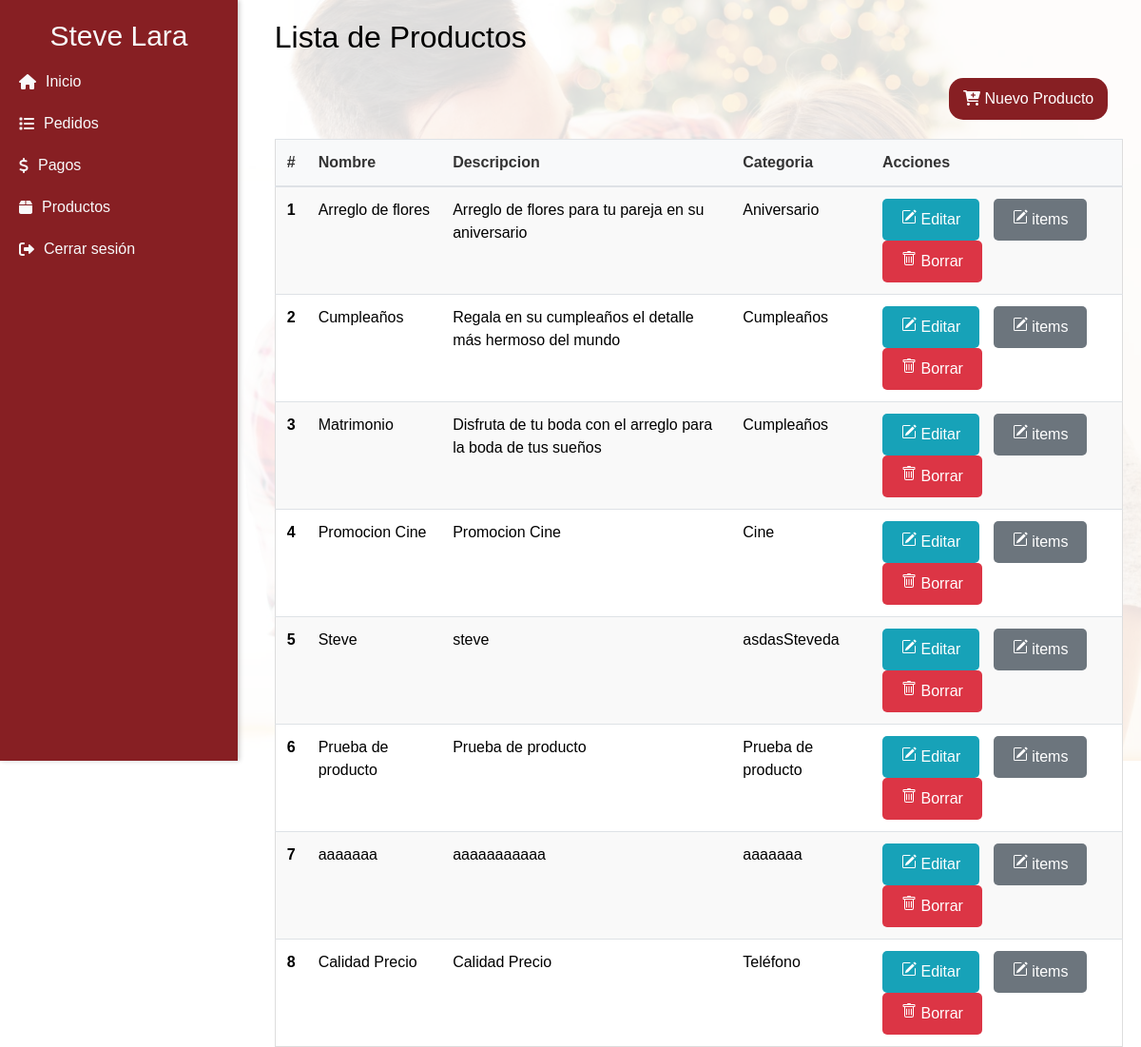
The app's page /productos (signed in), older data.
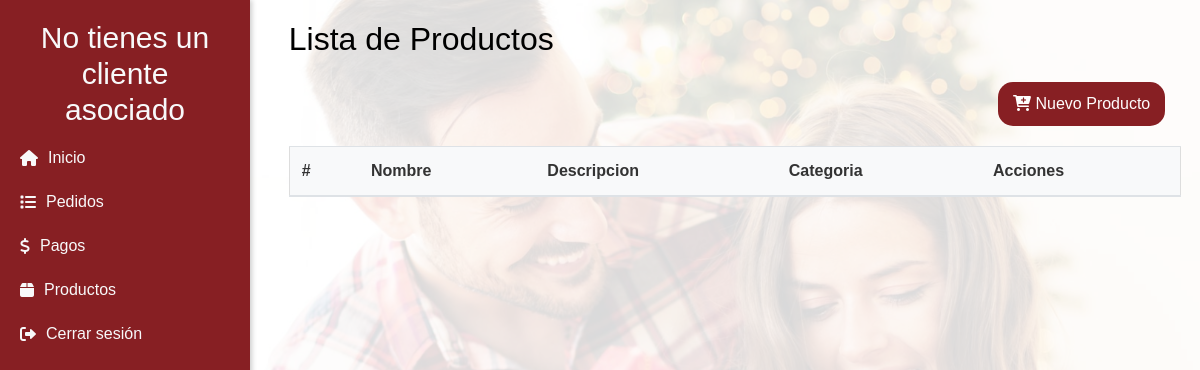
The same page, newer data.
### pedidos/models.py (models this page shows, shortened)
class Cliente(models.Model):
    nombre = models.CharField(max_length=50)
    cedula = models.CharField(max_length=10)
    email = models.EmailField()
    telefono = models.CharField(max_length=10)
    ciudad = models.CharField(max_length=30)
    direccion = models.TextField(max_length=200)
    user = models.OneToOneField(User, related_name='cliente', on_delete=models.CASCADE, null=True, blank=True, unique=True)
    class Meta:
        db_table = 'cliente'

class Producto(models.Model):
    nombre = models.CharField(max_length=50)
    descripcion = models.TextField(max_length=200)
    imagen = models.ImageField(upload_to='productos/', default='productos/producto-default.jpg' , null=True, blank=True)
    categoria = models.CharField(max_length=100)
    precio_base = models.DecimalField(max_digits=10, decimal_places=2, default=0.0, blank=True, null=True)

### pedidos/views.py (the view)
# urls.py: path('productos', productos, name='productos'),                                                     #Visualizar
@staff_member_required
def productos(request):
    productos = Producto.objects.all()
    contenido = {
        'productos': productos,
        'cliente': request.cliente  #llamo al cliente del middleware
    }
    return render(request, 'productos/listado.html', contenido)

### templates/productos/listado.html (shortened to what this page needs)
{% extends 'menu.html' %}
{% block content %}
<div class="info-cliente">
  <h2 class="mb-4">Lista de Productos</h2>
  <a href="{% url 'nuevo_producto' %}" class="nuevo-pedido mr-3"><i class="fa-solid fa-cart-plus"></i> Nuevo Producto</a>
  <table class="table">
    <thead>
      <tr>
        <th scope="col">#</th>
        <th scope="col">Nombre</th>
        <th scope="col">Descripcion</th>
        <th scope="col">Categoria</th>
        <th scope="col">Acciones </th>
      </tr>
    </thead>
    <tbody>
      {% for producto in productos %}
      <tr>
        <th scope="row">{{ forloop.counter }}</th>
        <td data-label="Producto">{{ producto.nombre }}</td>
        <td data-label="">{{ producto.descripcion }}</td>
        <td data-label="Categoria">{{ producto.categoria }}</td>
        <td>
          <a href="{% url 'detalle_producto' producto.id %}" class="btn btn-info btn-sm">
            Editar</a>
          <a href="{% url 'productos_items' producto.id %}" class="btn btn-secondary btn-sm">
            items</a>
          <form action="{% url 'eliminar_producto' producto.id %}" method="post" style="display:inline;"
            class="delete-form">
            <button type="submit" class="btn btn-danger btn-sm">
              Borrar
            </button>
          </form>
        </td>
      </tr>
      {% endfor %}
    </tbody>
  </table>
</div>
{% endblock %}

### templates/menu.html (shortened to what this page needs)
<!doctype html>
<html>
<head>
  <link href="https://getbootstrap.com/docs/4.0/dist/css/bootstrap.min.css" rel="stylesheet">
  <link href="https://cdnjs.cloudflare.com/ajax/libs/font-awesome/6.0.0-beta3/css/all.min.css" rel="stylesheet">
  {% load static %}
  <link rel="stylesheet" href="{% static 'sweetalert2/sweetalert2.min.css' %}">
  <link href="{% static 'css/main.css' %}" rel="stylesheet">
  <link href="{% static 'css/responsive.css' %}" rel="stylesheet">
</head>
<body>
  <div class="row">
    <nav class="sidebar col-3">
      <h2>
        {% if user.is_authenticated %}
          {% if cliente %}
            {{ cliente.nombre }}
          {% else %}
            No tienes un cliente asociado
          {% endif %}
        {% else %}
          Bienvenido a Detalles Cariño
        {% endif %}
      </h2>
      <ul class="nav flex-column">
        <li class="nav-item">
          <a class="nav-link" href="{% url 'main' %}">
            <i class="fas fa-house"></i> Inicio
          </a>
        </li>
        {% if user.is_authenticated %}
            {% if user.is_staff %}
            <li class="nav-item">
              <a class="nav-link" href="{% url 'pedidos' %}">
                <i class="fas fa-list"></i> Pedidos
              </a>
            </li>
            <li class="nav-item">
              <a class="nav-link" href="{% url 'pagos' %}">
                <i class="fas fa-dollar"></i> Pagos
              </a>
            </li>
            <li class="nav-item">
              <a class="nav-link" href="{% url 'productos' %}">
                <i class="fas fa-box"></i> Productos
              </a>
            </li>
            {% endif %}
        <li class="nav-item">
          <a class="nav-link" href="{% url 'account_logout' %}">
            <i class="fas fa-sign-out-alt"></i> Cerrar sesión
          </a>
        </li>
        {% endif %}
      </ul>
    </nav>
    <main role="main" class="container col-9">
      {% block content %}{% endblock %}
    </main>
  </div>
</body>
</html>

Row changes from the older to the newer data that the page shows:
removed Cliente: nombre "Steve Lara"
removed Producto: nombre "Arreglo de flores", descripcion "Arreglo de flores para tu pareja en su aniversario", categoria "Aniversario"
removed Producto: nombre "Cumpleaños", descripcion "Regala en su cumpleaños el detalle más hermoso del mundo", categoria "Cumpleaños"
removed Producto: nombre "Matrimonio", descripcion "Disfruta de tu boda con el arreglo para la boda de tus sueños", categoria "Cumpleaños"
removed Producto: nombre "Promocion Cine", descripcion "Promocion Cine", categoria "Cine"
removed Producto: nombre "Steve", descripcion "steve", categoria "asdasSteveda"
removed Producto: nombre "Prueba de producto", descripcion "Prueba de producto", categoria "Prueba de producto"
removed Producto: nombre "aaaaaaa", descripcion "aaaaaaaaaaa", categoria "aaaaaaa"
removed Producto: nombre "Calidad Precio", descripcion "Calidad Precio", categoria "Teléfono"
Text that changed along with them:
text now shown: "No tienes un cliente asociado"
